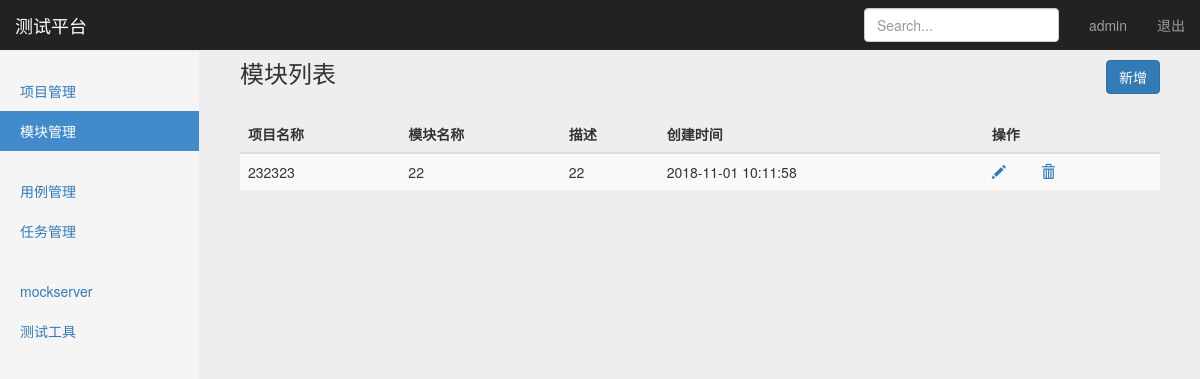
The page /manage/module_manage/ (signed in) on the database its author committed.
### project_app/models.py (models this page shows, shortened)
class Module(models.Model):
    project = models.ForeignKey(Project,on_delete=models.CASCADE)
    mname = models.CharField("名称",max_length=255,blank=False,default="")
    description = models.CharField("描述", max_length=255, default="")
    create_time = models.DateTimeField("创建时间", auto_now=True)

class Project(models.Model):
    pname = models.CharField("名称",max_length=255,blank=False,default="")
    description = models.CharField("描述",max_length=255,default="")
    status = models.BooleanField("状态",default=True)
    create_time = models.DateTimeField("创建时间",auto_now=True)
    def __str__(self):
        return self.pname

### project_app/views/module_views.py (the view)
# urls.py: path("module_manage/", module_views.list_module),
@login_required
def list_module(request):
    cuser_name = request.session.get("cuser_name", "")
    latest_module_list = Module.objects.all()
    return render(request, "module_manage.html", {"cuser_name": cuser_name,"latest_module_list": latest_module_list,
                                                "type": "list"}
                  )

### templates/module_manage.html (shortened to what this page needs)
{% extends "base.html" %}
{% block content %}
    <nav class="navbar navbar-inverse navbar-fixed-top">
      <div class="container-fluid">
        <div class="navbar-header">
          <a class="navbar-brand" href="#">测试平台</a>
        </div>
        <div id="navbar" class="navbar-collapse collapse">
          <ul class="nav navbar-nav navbar-right">
            <li><a>{{ cuser_name }}</a></li>
            <li><a href="/logout/">退出</a></li>
          </ul>
          <form class="navbar-form navbar-right">
            <input type="text" class="form-control" placeholder="Search...">
          </form>
        </div>
      </div>
    </nav>
    <div class="container-fluid">
      <div class="row">
        <div class="col-sm-3 col-md-2 sidebar">
          <ul class="nav nav-sidebar">
            <li ><a href="/manage/project_manage">项目管理</a></li>
            <li class="active"><a href="/manage/module_manage">模块管理</a></li>
          </ul>
          <ul class="nav nav-sidebar">
            <li><a href="/interface/case_manage">用例管理</a></li>
            <li><a href="/interface/task_manage">任务管理</a></li>
          </ul>
          <ul class="nav nav-sidebar">
            <li><a href="">mockserver</a></li>
            <li><a href="">测试工具</a></li>
          </ul>
        </div>
        {% if type == "list" %}
        <form  action="" method="post">
        <div class="col-sm-9 col-sm-offset-3 col-md-10 col-md-offset-2 main">
          <h3 class="page-header">模块列表
          <button id="add_btn"
                  type="button" class="btn btn-primary" style="float: right"
                  onclick="window.location.href='/manage/module_add'"
          >新增</button>
          </h3>
          <div class="table-responsive">
             <table class="table table-striped">
              <thead>
                <tr>
                  <th>项目名称</th>
                  <th>模块名称</th>
                  <th>描述</th>
                  <th>创建时间</th>
                  <th>操作</th>
                </tr>
              </thead>
              <tbody>
              {% for module_list in latest_module_list %}
                <tr>
                  <td>{{ module_list.project}}</td>
                  <td>{{ module_list.mname }}</td>
                  <td>{{ module_list.description}}</td>
                  <td>{{ module_list.create_time | date:"Y-m-d H:i:s"}}</td>
                  <td>
                  <a id="op_edit{{module_list.id }}" title="编辑" class="glyphicon glyphicon-pencil"  href="/manage/module_edit/{{module_list.id }}"></a>
                  <a id="op_del{{module_list.id }}" title="删除" class="glyphicon glyphicon-trash" href="/manage/module_delete/{{module_list.id }}"></a>
                  </td>
                </tr>
              {% endfor %}
              </tbody>
            </table>
          </div>
        </div>
      </form>
      {% endif %}
      </div>
    </div>
 {% endblock %}

### static/user_app/css/dashboard.css (style rules this page uses)
body { padding-top: 50px; }
.navbar-fixed-top { border: 0; }
.sidebar { display: none; }
@media (min-width: 768px) { .sidebar { position: fixed; top: 51px; bottom: 0; left: 0; z-index: 1000; display: block; padding: 20px; overflow-x: hidden; overflow-y: auto; background-color: #f5f5f5; border-right: 1px solid #eee; } }
.nav-sidebar { margin-right: -21px; margin-bottom: 20px; margin-left: -20px; }
.nav-sidebar > li > a { padding-right: 20px; padding-left: 20px; }
.nav-sidebar > .active > a, .nav-sidebar > .active > a:hover, .nav-sidebar > .active > a:focus { color: #fff; background-color: #428bca; }
.main { padding: 20px; }
@media (min-width: 768px) { .main { padding-right: 40px; padding-left: 40px; } }
.main .page-header { margin-top: 0; }

### static/user_app/css/signin.css (style rules this page uses)
body { padding-top: 40px; padding-bottom: 40px; background-color: #eee; }

### rows shown on the page
Module: project "232323", mname "22", description "22", create_time "2018-11-01 10:11:58"

### other values the page prints
{{ cuser_name }} "admin"
